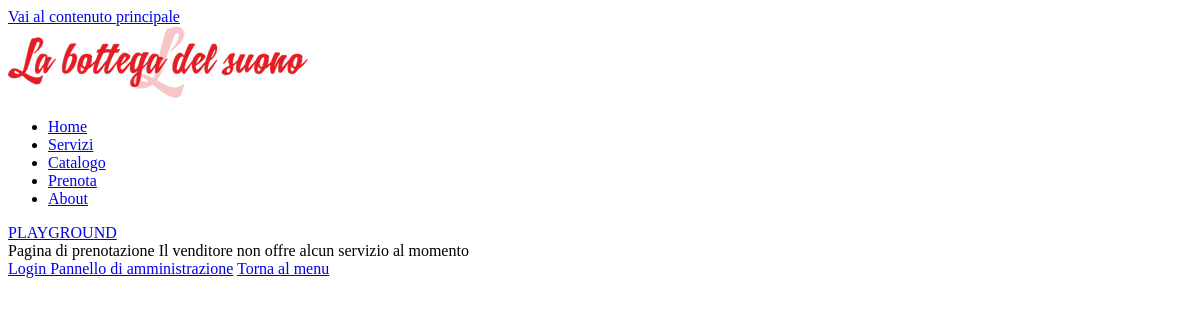
Page /prenota.php?messaggio=5 on the earlier database version.
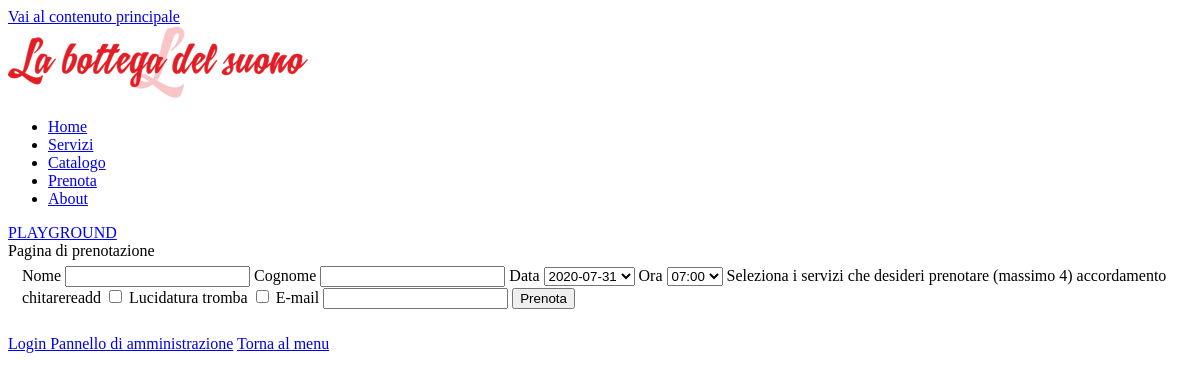
Same page on the later database version.
### tables this page shows
CREATE TABLE `servizi` (
  `id` int(11) NOT NULL,
  `nome` varchar(40) NOT NULL,
  `descrizione` varchar(200) NOT NULL,
  `costo` decimal(10,0) NOT NULL
);

### db_connection.php (called while the page is built, shortened)
<?php
    function connect($db_data){
        $db = new mysqli($db_data['server_name'], $db_data['username'], $db_data['password'], $db_data['name']);
        return $db;
    }
    function getServices($db_data){
        $db = connect($db_data);
        $query = "SELECT * FROM servizi";
        return $db->query($query);
    }
    function getDayAppointments($day, $db_data){
        $db = connect($db_data);
        $query = "SELECT * FROM appuntamenti WHERE data = '$day' ORDER BY ora ASC";
        return $db->query($query);
    }
?>

### book_form.php (the view, shortened to what this page needs)
<?php
    include_once("db_connection.php");
    $services = getServices($db_data);
    if($services->num_rows != 0){
?>
<div id="form-prenotazione">
    <form method="post" action="book.php" onsubmit="return checkBookForm()">
        <fieldset>
            <label for="nome">Nome</label>
            <input type="text" id="nome" name="nome"/>
            <label for="cognome">Cognome</label>
            <input type="text" id="cognome" name="cognome"/>
            <label for="data">Data</label>
            <select name="data" id="data">
                <?php
                $week = getNextWeekFromTomorrow();
                for($i = 0; $i < 7; $i++){
                ?>
                <option value="<?= $week[$i]?>" <?= checkDayAvailability($week[$i],$db_data) ? "" : "disabled" ?>><?= $week[$i]?></option>
                <?php } ?>
            </select>
            <label for="ora">Ora</label>
            <select name="ora" id="ora">
            <?php
                $hours = getHours();
                for($i = 0; $i < 8; $i++){?>
                <option value="<?= $hours['start'][$i]?>"><?= $hours['start'][$i]?></option>
                <?php } ?>
            </select>
            <span>Seleziona i servizi che desideri prenotare (massimo 4)</span>
            <?php
                    $i = 0;
                    while ($row = $services->fetch_assoc()){
                ?>
            <label for="servizio<?= $i; ?>"><?= $row['nome'];?></label>
            <input type="checkbox" name="servizi[]" value="<?= $row['nome'];?>" id="servizio<?= $i; ?>"/>
                <?php
                    $i += 1;
                    }
            ?>
            <label for="email">E-mail</label>
            <input type="text" id="email" name="email"/>
            <input type="submit" value="Prenota"/>
        </fieldset>
    </form>
</div>
    <?php           } else {
                ?>
<span>Il venditore non offre alcun servizio al momento</span>
                <?php
            }
    ?>

Differences in the rows shown:
added servizi: nome "accordamento chitarereadd"
added servizi: nome "Lucidatura tromba"
Other differences:
form field data: (not shown) → "2020-07-31"
form field ora: (not shown) → "07:00"
form field value: (not shown) → "Prenota"
text no longer shown: "Il venditore non offre alcun servizio al momento"
text now shown: "Nome Cognome Data Ora Seleziona i servizi che desideri prenotare (massimo 4) E-mail"
